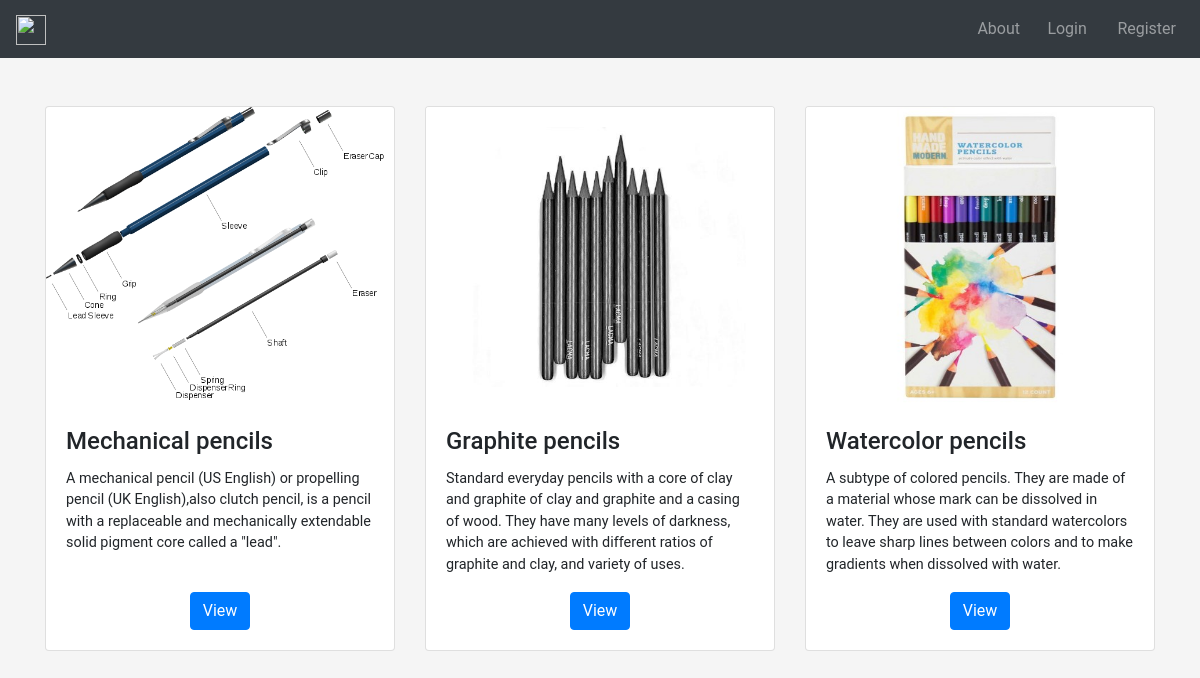
The page / on the database its author committed.
### Pages/models.py (models this page shows, shortened)
class PencilType(models.Model):
    type_name = models.CharField(max_length=100, blank=False)
    type_description = models.CharField(max_length=300, blank=False)
    type_slug = models.CharField(max_length=200, default=1)
    type_img = models.ImageField(upload_to='images', blank=False)
    class Meta:
        unique_together = ['type_slug']

### Pages/views.py (the view)
# urls.py: 2. Add a URL to urlpatterns:  path('', views.home, name='home')
def home(request):
	return render(request, template_name='home.html', context={"types": PencilType.objects.all})

### Pages/templates/home.html (shortened to what this page needs)
{% extends 'base.html' %}
{% block content %}
<div class="container mt-5">
	<div class="row">
		{% for typ in types %}
			<div class="col-md-4 col-sm-6 col-12 pb-4 d-flex align-items-stretch">
				<div class="card">
				  	<img src="{{typ.type_img.url}}" class="card-img-top" alt="type image" style="height: 300px;">
				  	<div class="card-body d-flex flex-column">
				    	<h4 class="card-title">{{ typ.type_name }}</h4>
				    	<p class="card-text">{{typ.type_description}}</p>
				    	<div class="text-center mt-auto">
				    		<a href="{{typ.type_slug}}" class="btn btn-primary ">View</a>
				    	</div>
				  	</div>
			  	</div>
			</div>
	  	{% endfor %}
	</div>
</div>
{% endblock %}

### Pages/templates/base.html (style rules this page uses)
body { background: #f5f5f5; font-family: 'Roboto', sans-serif; }

### Pages/templates/home.html (style rules this page uses)
.card-text { font-size: 0.9rem; }

### rows shown on the page
PencilType: type_img (picture), type_name "Mechanical pencils", type_description "A mechanical pencil (US English) or propelling pencil (UK English),also clutch pencil, is a pencil with a replaceable and mechanically extendable solid pigment core called a \"lead\"."
PencilType: type_img (picture), type_name "Graphite pencils", type_description "Standard everyday pencils with a core of clay and graphite of clay and graphite and a casing of wood. They have many levels of darkness, which are achieved with different ratios of graphite and clay, and variety of uses."
PencilType: type_img (picture), type_name "Watercolor pencils", type_description "A subtype of colored pencils. They are made of a material whose mark can be dissolved in water. They are used with standard watercolors to leave sharp lines between colors and to make gradients when dissolved with water."
